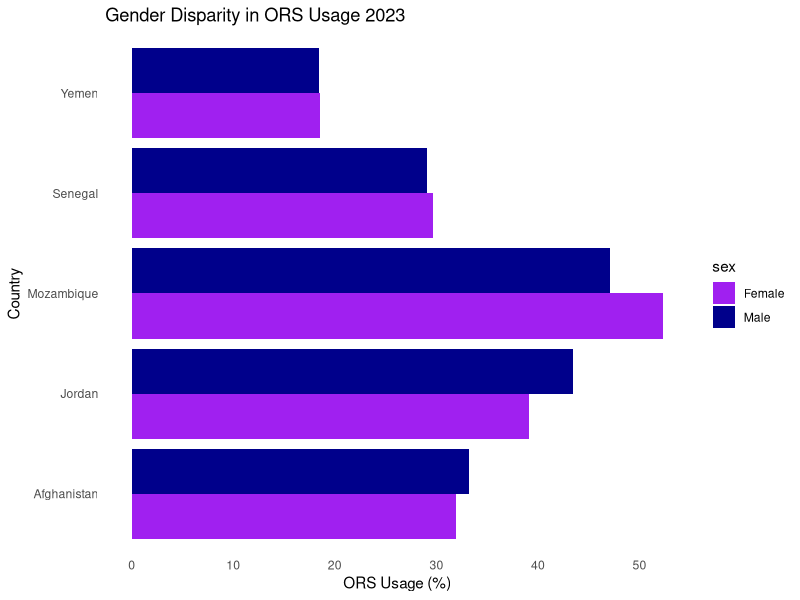
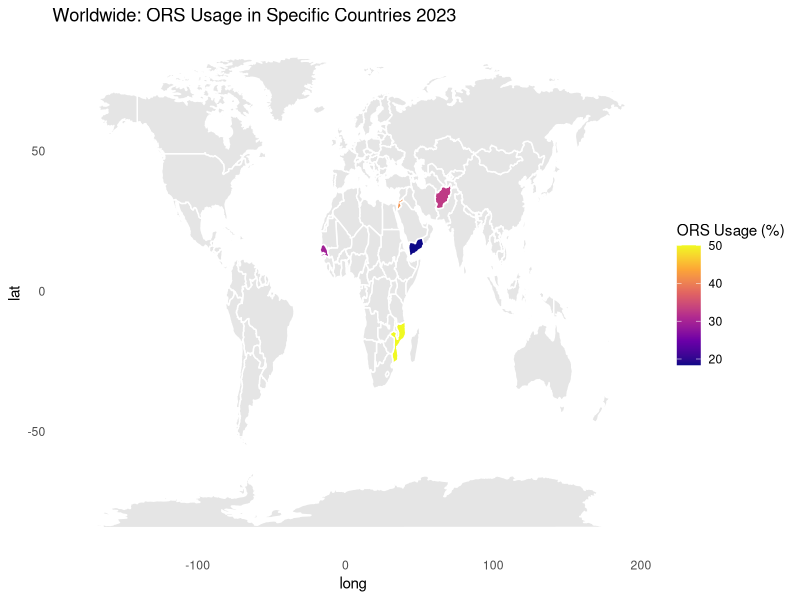
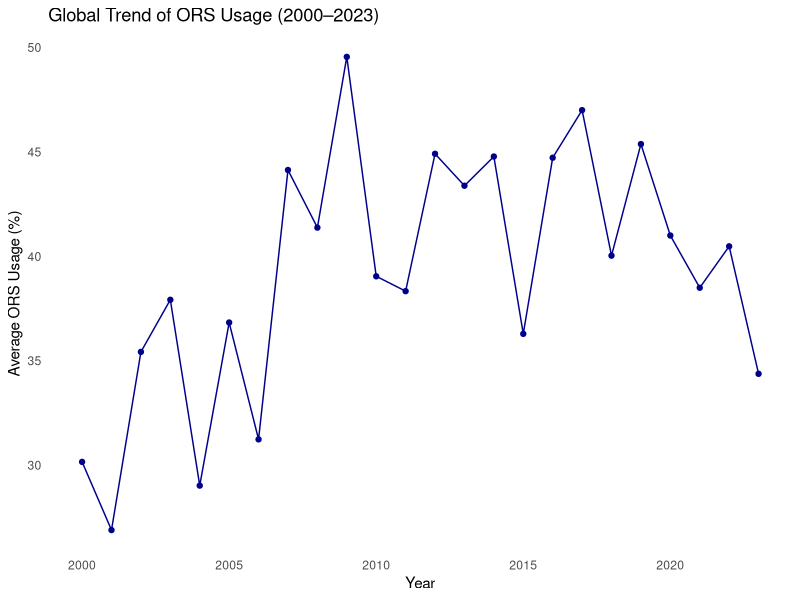
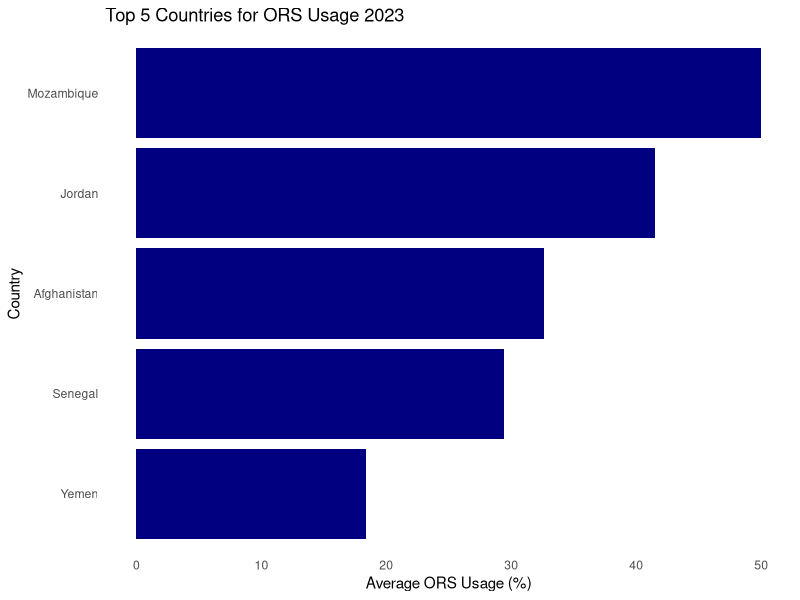

Here is the R script that generated these plots, in order:
## ---- chunk 1
#| label: setup
#| include: false
# Load libraries
library(tidyverse)
library(maps)
library(ggplot2)


## ---- chunk 2
# Load data
data <- read.csv("unicef_indicator_1.csv")

# Filter for 2023
data_2023 <- data %>%
  filter(time_period == 2023, sex %in% c("Male", "Female"))

## ---- chunk 3

# Plot
ggplot(data_2023, aes(x = obs_value, y = country, fill = sex)) +
  geom_bar(stat = "identity", position = "dodge") +
  scale_fill_manual(values = c("Female" = "purple", "Male" = "darkblue")) +
  labs(title = "Gender Disparity in ORS Usage 2023",
       x = "ORS Usage (%)",
       y = "Country") +
  theme_minimal() +
  theme(
  panel.grid.major = element_blank(),  # removes major gridlines
  panel.grid.minor = element_blank()   # removes minor gridlines
)
## ---- chunk 4
# Use built-in map data
world_map <- map_data("world")

# Filter for 2023 data
data_2023_total <- data %>%
  filter(time_period == 2023, sex == "Total")

# Merge map and your data
map_data_combined <- left_join(world_map, data_2023_total, by = c("region" = "country"))

# Plot
ggplot(map_data_combined, aes(x = long, y = lat, group = group, fill = obs_value)) +
  geom_polygon(color = "white") +
  scale_fill_viridis_c(option = "plasma", na.value = "grey90") +
  labs(title = "Worldwide: ORS Usage in Specific Countries 2023",
       fill = "ORS Usage (%)") +
  theme_minimal() +
  theme(
  panel.grid.major = element_blank(),  # removes major gridlines
  panel.grid.minor = element_blank()   # removes minor gridlines
)

## ---- chunk 5
# Summarize yearly average
global_trend <- data %>%
  filter(sex == "Total") %>%
  group_by(time_period) %>%
  summarize(avg_ors_usage = mean(obs_value, na.rm = TRUE))

# Plot
ggplot(global_trend, aes(x = time_period, y = avg_ors_usage)) +
  geom_line(color = "darkblue") +
  geom_point(color = "darkblue") +
  labs(title = "Global Trend of ORS Usage (2000–2023)",
       x = "Year",
       y = "Average ORS Usage (%)") +
  theme_minimal() +
  theme(
  panel.grid.major = element_blank(),  # removes major gridlines
  panel.grid.minor = element_blank()   # removes minor gridlines
)

## ---- chunk 6
# Get top 5
top5_countries <- data %>%
  filter(time_period == 2023, sex == "Total") %>%
  group_by(country) %>%
  summarize(avg_obs_value = mean(obs_value, na.rm = TRUE)) %>%
  arrange(desc(avg_obs_value)) %>%
  slice(1:5)

# Plot
ggplot(top5_countries, aes(x = reorder(country, avg_obs_value), y = avg_obs_value)) +
  geom_bar(stat = "identity", fill = "navy") +
  coord_flip() +
  labs(title = "Top 5 Countries for ORS Usage 2023",
       x = "Country",
       y = "Average ORS Usage (%)") +
  theme_minimal() +
  theme(
  panel.grid.major = element_blank(),  # removes major gridlines
  panel.grid.minor = element_blank()   # removes minor gridlines
)

